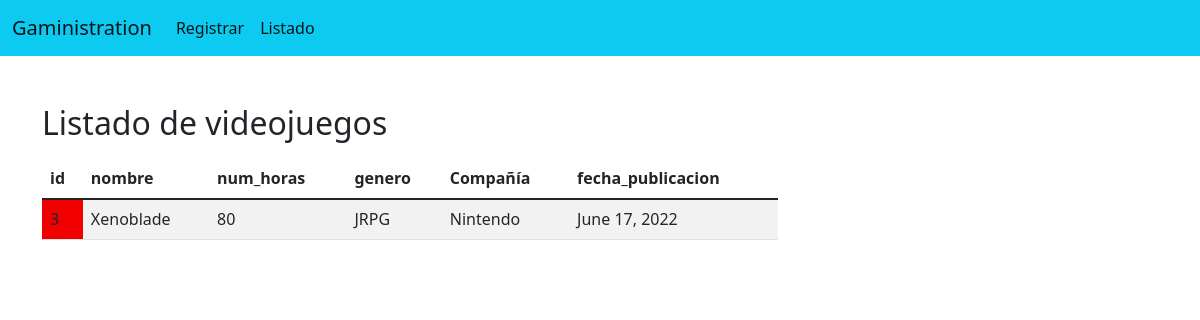
The app's page /GameStore/listadovideojuegosNintendo/, older data.
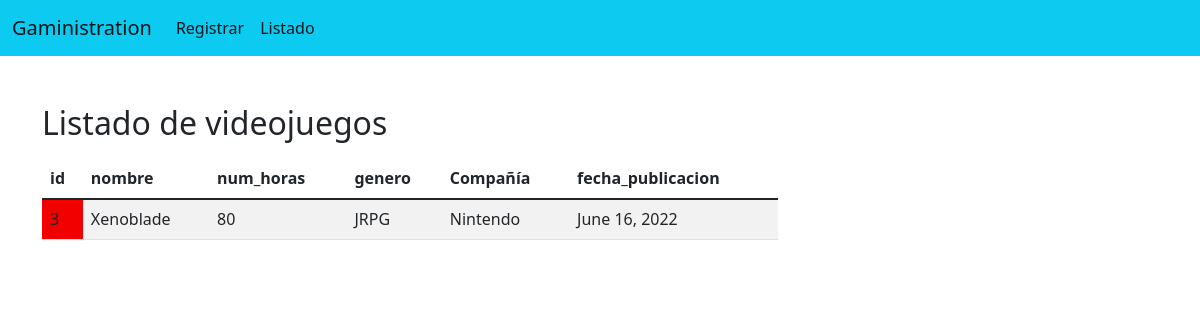
The same page, newer data.
### GameStore/models.py (models this page shows, shortened)
class Videojuego(models.Model):
    id = models.IntegerField(primary_key=True)
    nombre = models.TextField(max_length=150)
    num_horas = models.IntegerField()
    genero = models.TextField(max_length=150)
    fecha_publicacion = models.DateField()
    compania = models.TextField(max_length=150)

### GameStore/views.py (the view)
def cargar_listaN(request):
    videojuegos = Videojuego.objects.all()
    return render(request, "ListadoVideojuegosNintendo.html", {"videojuegos":videojuegos})

### templates/ListadoVideojuegosNintendo.html (shortened to what this page needs)
{% extends "./base.html" %}
{% block body %}
<div class="row">
    <div class="col-sm-12 col-md-6 col-lg-8 col-xl-8 py-4">
        <h2>Listado de videojuegos</h2>
        <div class="table-responsive py-2">
            <table class="table table-striped">
                <thead>
                    <tr>
                        <th>id</th>
                        <th>nombre</th>
                        <th>num_horas</th>
                        <th>genero</th>
                        <th>Compañía</th>
                        <th>fecha_publicacion</th>
                    </tr>
                </thead>
                <tbody>
                    {% for videojuego in videojuegos %}
                        <tr>
                            {% if videojuego.compania == "Nintendo" %}
                                <td style="background: red">{{ videojuego.id }}</td>
                                <td>{{ videojuego.nombre }}</td>
                                <td>{{ videojuego.num_horas }}</td>
                                <td>{{ videojuego.genero }}</td>
                                <td>{{ videojuego.compania }}</td>
                                <td>{{ videojuego.fecha_publicacion }}</td>
                            {% endif %}
                        </tr>
                    {% endfor %}
                </tbody>
            </table>
        </div>
    </div>
</div>
{% endblock %}

Row changes from the older to the newer data that the page shows:
changed Videojuego "Xenoblade": fecha_publicacion "June 17, 2022" → "June 16, 2022"
